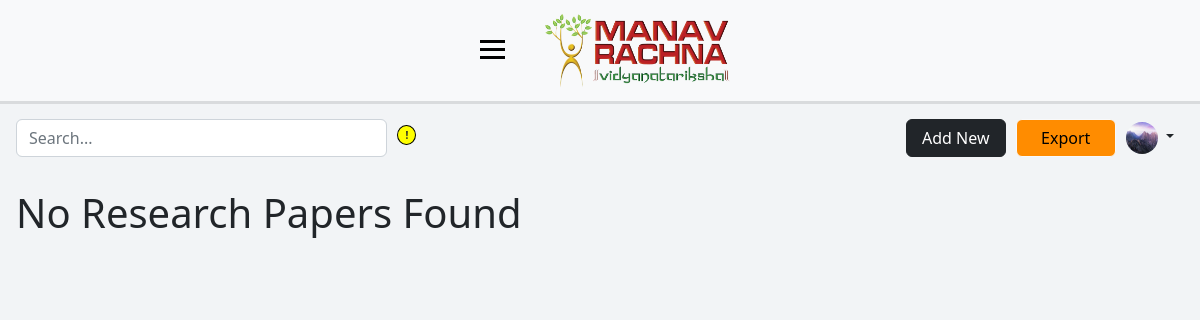
The page /jasmeet/papers/ (signed in) on the database as committed earlier.
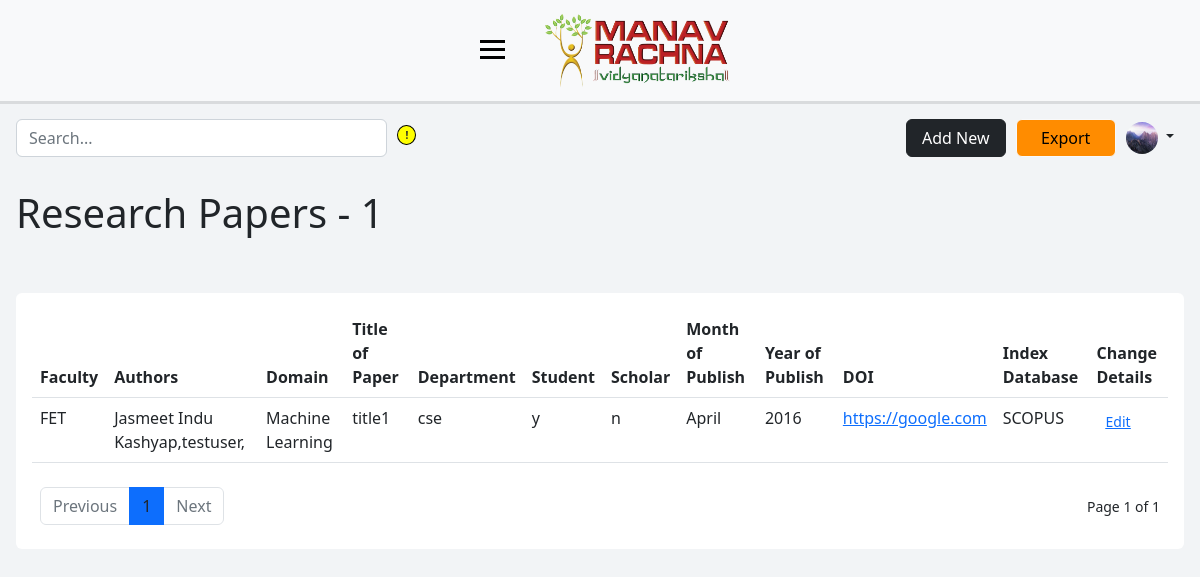
The same page on the database as committed later.
### dashboard/models.py (models this page shows, shortened)
class Profile(models.Model):
    user = models.OneToOneField(User, on_delete=models.CASCADE)
    pfp = models.ImageField(default='default.jpg', upload_to='profile_pics')
    designation = models.CharField(max_length=20, blank=True)
    scopus_id = models.CharField(max_length=50, blank=True)
    wos_id = models.CharField(max_length=50, blank=True)
    citation_count = models.CharField(max_length=50, blank=True)
    month_year = models.CharField(max_length=50, blank=True)
    dept = models.CharField(max_length=7, blank=True)
    orcid_id = models.CharField(max_length=50, blank=True)
    vidwan_id = models.CharField(max_length=50, blank=True)
    h_index = models.CharField(max_length=10, blank=True)
    i_index = models.CharField(max_length=10, blank=True)
    is_new = models.BooleanField(default=True)

class ResearchPaper(models.Model):
    users_associated = models.ManyToManyField(User)
    faculty = models.CharField(max_length=5, blank=True)
    authors = models.CharField(max_length=200, null=False, blank=False)
    outside_authors = models.CharField(max_length=200, blank=True)
    domain = models.CharField(max_length=255, blank=True)
    title_of_paper = models.CharField(max_length=255, blank=True)
    dept = models.CharField(max_length=50, blank=True)
    name_of_journal = models.CharField(max_length=255, blank=True)
    name_of_conference = models.CharField(max_length=255, blank=True)
    title_of_book = models.CharField(max_length=255, blank=True)
    title_of_chapter = models.CharField(max_length=255, blank=True)
    student = models.CharField(max_length=3, blank=True)
    scholar = models.CharField(max_length=3, blank=True)
    month = models.CharField(max_length=15, blank=True)
    year = models.CharField(max_length=15, blank=True)
    doi = models.URLField(blank=True)
    index_db = models.CharField(max_length=50, blank=True)

### dashboard/views.py (the view)
# urls.py: path('<str:username>/papers/', views.my_papers, name='dashboard-mypaper'),
@login_required
def my_papers(request, username):
    if username == request.user.username:
        paper_affiliated = ResearchPaper.objects.filter(users_associated__username=username).order_by('-id')
        paper_count = paper_affiliated.count()
        can_edit = True
        paginator = Paginator(paper_affiliated, 10)
        page_number = request.GET.get('page')
        page_obj = paginator.get_page(page_number)
        context={
                'paper_count': paper_count,
                'page_obj': page_obj,
                'can_edit': can_edit,
                'is_admin': is_admin(request.user)
            }
        return render(request, 'dashboard/home.html', context)
    else:
        return redirect('login')

### dashboard/views.py (called while the page is built)
def is_admin(user):
    return user.groups.filter(name="adminstaff").exists()

### dashboard/templates/dashboard/home.html (shortened to what this page needs)
{% extends 'dashboard/base.html' %}
{% load static %}
{% block main %}
{% if page_obj %}
<h2 class="h3 display-6 m-3">Research Papers - {{paper_count}}</h2>
<br>
<div class="card card-body border-0 table-wrapper table-responsive m-3">
    <table class="table">
      <thead>
        <tr>
            <th scope="col">Faculty</th>
            <th scope="col">Authors</th>
            <th scope="col">Domain</th>
            <th scope="col">Title of Paper</th>
            <th scope="col">Department</th>
            <th scope="col">Student</th>
            <th scope="col">Scholar</th>
            <th scope="col">Month of Publish</th>
            <th scope="col">Year of Publish</th>
            <th scope="col">DOI</th>
            <th scope="col">Index Database</th>
            {% if is_admin or can_edit %}
                <th scope="col">Change Details</th>
            {% endif %}
        </tr>
      </thead>
      <tbody>
        {% for paper in page_obj %}
            <tr>
                <td>{{ paper.faculty }}</td>
                <td>{{ paper.authors }}, {{ paper.outside_authors }}</td>
                <td>{{ paper.domain }}</td>
                <td>{{ paper.title_of_paper }}</td>
                <td>{{ paper.dept }}</td>
                <td>{{ paper.student }}</td>
                <td>{{ paper.scholar }}</td>
                <td>{{ paper.month }}</td>
                {% if paper.year != None %}
                    <td>{{ paper.year }}</td>
                {% else %}
                    <td>  </td>
                {% endif %}
                {% if paper.doi != '' %}
                    <td><a href="{{ paper.doi }}" target="_blank" rel="noopener noreferrer">{{ paper.doi }}</a></td>
                {% else %}
                    <td>  </td>
                {% endif %}
                <td>{{ paper.index_db }}</td>
                {% if is_admin or can_edit %}
                <td>
                    <button type="button" class="btn btn-link btn-sm">
                        <a href="{% url 'dashboard-edit' paper.id %}">Edit</a>
                    </button>
                </td>
                {% endif %}
            </tr>
        {% endfor %}
      </tbody>
    </table>
    <div class="py-2 px-2 d-flex flex-column flex-lg-row align-items-center justify-content-between">
        <nav class="">
            <ul class="pagination mb-0">
            {% if page_obj.has_previous %}
                <li class="page-item"><a class="page-link link-dark" href="?{% if search %}search-result={{ search }}&{% endif %}page=1">First</a></li>
                <li class="page-item"><a class="page-link link-dark" href="?{% if search %}search-result={{ search }}&{% endif %}page={{ page_obj.previous_page_number }}">Previous</a></li>
            {% else %}
                <li class="page-item disabled"><a class="page-link" href="#">Previous</a></li>
            {% endif %}
            {% for num in page_obj.paginator.page_range %}
                {% if page_obj.number == num %}
                    <li class="page-item active"><a class="page-link link-dark" href="?{% if search %}search-result={{ search }}&{% endif %}page={{ num }}">{{ num }}</a></li>
                {% elif num > page_obj.number|add:'-3' and num < page_obj.number|add:'3' %}
                    <li class="page-item"><a class="page-link link-dark" href="?{% if search %}search-result={{ search }}&{% endif %}page={{ num }}">{{ num }}</a></li>
                {% endif %}
            {% endfor %}
            {% if page_obj.has_next %}
                <li class="page-item"><a class="page-link link-dark" href="?{% if search %}search-result={{ search }}&{% endif %}page={{ page_obj.next_page_number }}">Next</a></li>
                <li class="page-item"><a class="page-link link-dark" href="?{% if search %}search-result={{ search }}&{% endif %}page={{ page_obj.paginator.num_pages }}">Last</a></li>
            {% else %}
                <li class="page-item disabled"><a class="page-link" href="#">Next</a></li>
            {% endif %}
            </ul>
        </nav>
        <div class="fw-normal small mt-4 mt-lg-0">
            Page {{ page_obj.number }} of {{ page_obj.paginator.num_pages }}
        </div>
    </div>
</div>
{% else %}
    <h3 class="display-6 text-left pb-5 m-3">No Research Papers Found</h3>
{% endif %}
{% endblock main %}

### dashboard/templates/dashboard/base.html (shortened to what this page needs)
{% load static %}
<!DOCTYPE html>
<html lang="en">
  <head>
    <link href="https://cdn.jsdelivr.net/npm/bootstrap@5.2.2/dist/css/bootstrap.min.css" rel="stylesheet">
    <link rel="stylesheet" href="{% static 'dashboard/css_base/style.css' %}">
  </head>
  <body>
    <div class="wrapper">
        <div class="bg-light nav-header">
            <div class="mr-logo-navbar">
                <div class="logo-navbar-ham">
                    <div class="hamburger">
                        <span class="bar"></span>
                        <span class="bar"></span>
                        <span class="bar"></span>
                    </div>
                    <div class="mr-logo-navbar-img">
                        <a href="/">
                            <img class="img-fluid" src="{% static 'dashboard/img/mr-logo.png' %}" width="200" height="80">
                        </a>
                    </div>
                </div>
            </div>
        </div>
        <div class="dashboard-wrapper">
            <div id="navbar-main" class="search-profile">
                <div class="search-bar-entry">
                    <form method="GET" id="search-bar" class=" custom-js-hover" role="search" action="{% url 'dashboard-home' %}">
                        <div class="custom-js-hover" >
                            <input name="search-result" id="search-input" type="search" class="form-control "  placeholder="Search..." aria-label="Search" >
                            <div class="custom-js-button" >
                                <p>!</p>
                            </div>
                        </div>
                    </form>
                </div>
                <div class="profile-info">
                    <div class="col buttons">
                        <a id="add-paper-btn" href="{% url 'dashboard-addpaper' %}" class="btn btn-dark" role="button">Add New</a>
                    </div>
                    <div class="col buttons export-btn">
                        <a id="add-paper-btn" href="{% url 'dashboard-export' %}" class="btn btn-light border-1" role="button">Export</a>
                    </div>
                    <div class="col profile-menu">
                        <div class="dropdown text-end">
                            <a href="#" class="d-block link-dark text-decoration-none dropdown-toggle" data-bs-toggle="dropdown" aria-expanded="false" data-bs-offset="10,20">
                                <img src="{{ user.profile.pfp.url }}" alt="mdo" width="32" height="32" class="rounded-circle">
                            </a>
                        </div>
                    </div>
                </div>
            </div>
            <div class=" py-3  ">
              {% block main %}{% endblock %}
            </div>
        </div>
    </div>
</body>

### dashboard/static/dashboard/css_base/style.css (style rules this page uses)
* { padding: 0; margin: 0; }
body { min-height: 100vh; background-color: #f2f4f6; }
.wrapper { display: flex; flex-direction: column; }
.nav-header { display: flex; justify-content: center; z-index: 999; box-shadow: 0px 0px 0px 3px rgba(0,0,0,0.1); }
.mr-logo-navbar { display: flex; flex-direction: column; align-items: center; }
.logo-navbar-ham { display: flex; }
.mr-logo-navbar-img { padding-top: 10px; padding-bottom: 10px; }
.hamburger { display: block; cursor: pointer; padding-left: 20px; padding-right: 36px; padding-top: 35px; }
.bar { display: block; width: 25px; height: 3px; margin: 5px auto; transition: all .3s ease-in-out; background-color: #000; }
.dashboard-wrapper { display: flex; flex-direction: column; }
.search-profile { display: flex; justify-content: space-between; min-width: 100vh; padding-top: 1.5%; }
.profile-info { display: flex; align-items: center; padding-right: 1em; }
.profile-menu, .buttons { padding-right: 10px; }
.export-btn a { background-color: darkorange; }
.custom-js-button p { font-size: 10px; padding-left: 7px; padding-top: 2px; }
.custom-js-hover { display: flex; width: 100%; }
.search-bar-entry { padding-left: 1em; }
.custom-js-button { cursor: help; background-color: yellow; border: 1px solid black; width: 20px; height: 20px; border-radius: 50%; font-weight: bold; margin-left: 10px; margin-top: 6px; position: relative; }
#add-paper-btn { width: 100px; }
#search-bar { width: 400px; }

Rows that differ between the two databases and show on the page:
added ResearchPaper: faculty "FET", authors "Jasmeet Indu Kashyap,testuser", domain "Machine Learning", title_of_paper "title1", dept "cse", student "y", scholar "n", month "April", year "2016", doi "https://google.com", index_db "SCOPUS"
Other text that changed with them:
{{ paper_count }}: (not shown) → "1"
{{ page_obj.number }}: (not shown) → "1"
{{ page_obj.paginator.num_pages }}: (not shown) → "1"
text no longer shown: "No Research Papers Found"
text now shown: "Research Papers - Faculty Authors Domain Title of Paper Department Student Scholar Month of Publish Year of Publish DOI Index Database Change Details Previous Next Page of"
new list line: "1"
